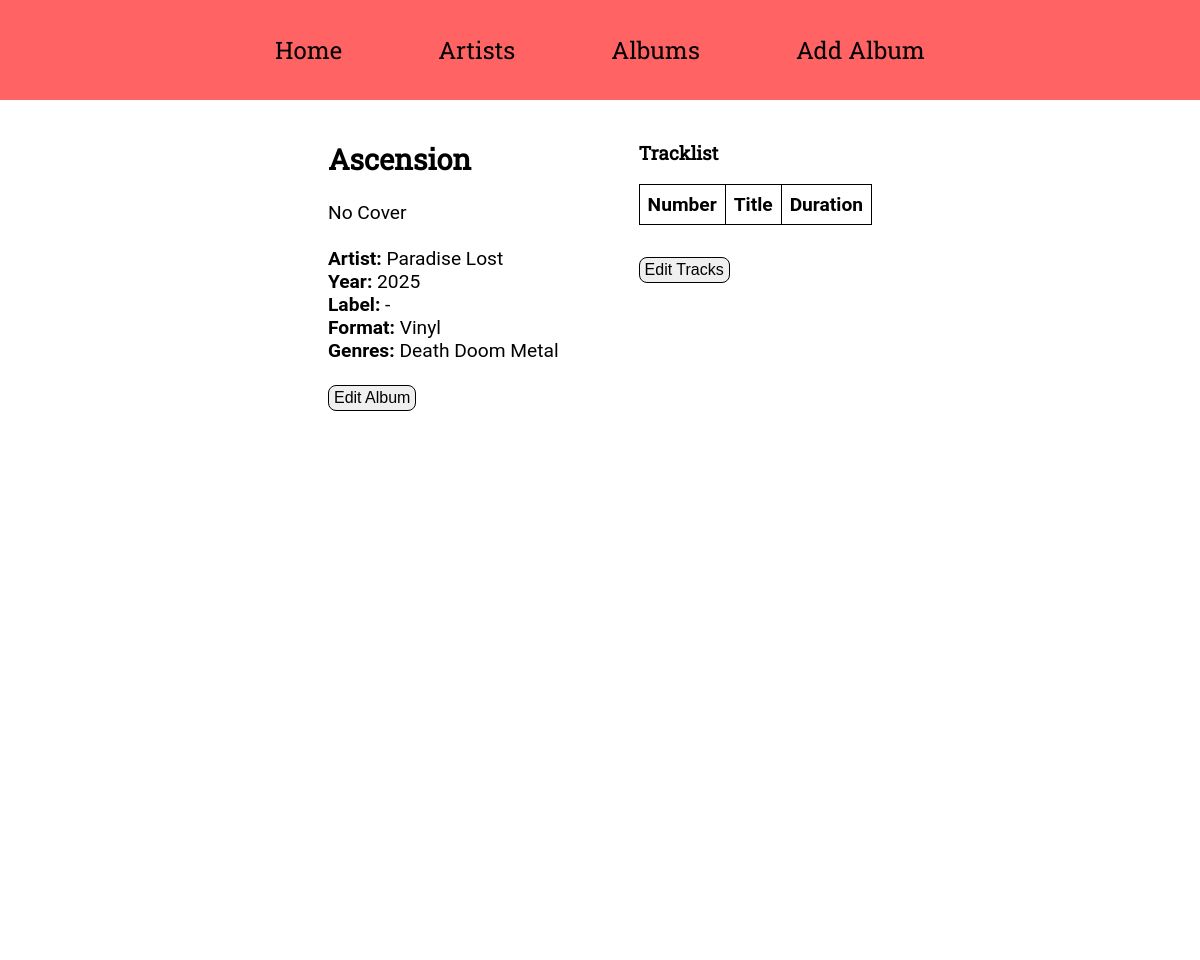
/album_details/2, run on an earlier commit of the app's database.
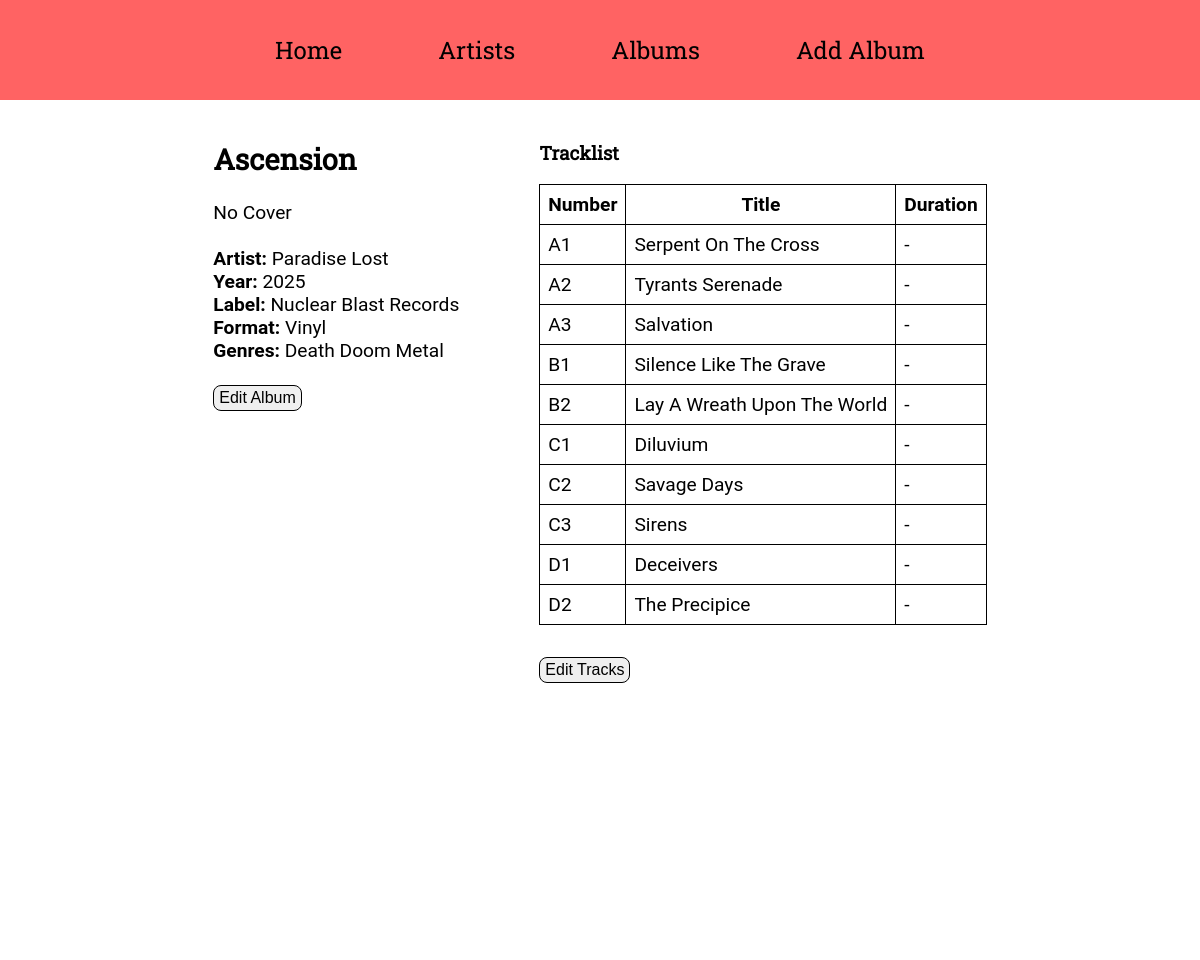
And on a later commit of the database.
### app/models.py (models this page shows)
class Album(db.Model):
    __tablename__ = "album"
    id: so.Mapped[int] = so.mapped_column(primary_key=True)
    discogs_id: so.Mapped[Optional[int]] = so.mapped_column(sa.Integer, unique=True)
    title: so.Mapped[str] = so.mapped_column(sa.String(64), index=True)
    year: so.Mapped[Optional[int]] = so.mapped_column(sa.SmallInteger)
    format: so.Mapped[AlbumFormat] = so.mapped_column(
        sa.Enum(AlbumFormat, name="album_format")
    )
    label: so.Mapped[Optional[str]] = so.mapped_column(sa.String(64))
    cover_path: so.Mapped[Optional[str]] = so.mapped_column(sa.String(128))
    notes: so.Mapped[Optional[str]] = so.mapped_column(sa.String(256))
    artist_id: so.Mapped[int] = so.mapped_column(sa.ForeignKey(Artist.id), index=True)
    artist: so.Mapped["Artist"] = so.relationship(back_populates="albums")
    tracks: so.Mapped[list["Track"]] = so.relationship(
        back_populates="album", cascade="all, delete-orphan"
    )
    genres: so.Mapped[list["Genre"]] = so.relationship(
        secondary=album_genres, back_populates="albums"
    )

class Artist(db.Model):
    __tablename__ = "artist"
    id: so.Mapped[int] = so.mapped_column(primary_key=True)
    name: so.Mapped[str] = so.mapped_column(sa.String(128), index=True, unique=True)
    country: so.Mapped[Optional[str]] = so.mapped_column(sa.String(64))
    year_of_founding: so.Mapped[Optional[int]] = so.mapped_column(
        sa.SmallInteger, index=True
    )
    notes: so.Mapped[Optional[str]] = so.mapped_column(sa.String(256))
    albums: so.Mapped[list["Album"]] = so.relationship(back_populates="artist")

class Genre(db.Model):
    __tablename__ = "genre"
    id: so.Mapped[int] = so.mapped_column(primary_key=True)
    name: so.Mapped[str] = so.mapped_column(sa.String(32), index=True, unique=True)
    albums: so.Mapped[list["Album"]] = so.relationship(
        secondary=album_genres, back_populates="genres"
    )

class Track(db.Model):
    __tablename__ = "track"
    id: so.Mapped[int] = so.mapped_column(primary_key=True)
    title: so.Mapped[str] = so.mapped_column(sa.String(128), index=True)
    track_number: so.Mapped[int] = so.mapped_column(sa.SmallInteger)
    duration_seconds: so.Mapped[int] = so.mapped_column(sa.SmallInteger)
    album_id: so.Mapped[int] = so.mapped_column(sa.ForeignKey(Album.id), index=True)
    album: so.Mapped["Album"] = so.relationship(back_populates="tracks")

### app/main/routes.py (the view)
@bp.route("/album_details/<int:album_id>", methods=["GET"])
def album_details(album_id):
    album = db.session.scalar(sa.Select(Album).where(Album.id == album_id))
    tracks = db.session.scalars(sa.select(Track).where(Track.album_id == album_id))
    if not album:
        flash("Album not found.")
        return redirect(url_for("main.albums"))
    return render_template(
        "album_details.html", title=album.title, tracks=tracks, album=album
    )

### app/templates/album_details.html (shortened to what this page needs)
{% extends "base.html" %}
{% block content %}
<div class="album-details">
    <div class="album-details-cover">
        <h2>{{ album.title }}</h2><br>
        {% if album.cover_path %}
        <img src="{{ url_for('static/images', filename=album.cover_path) }}">
        {% else %}
        No Cover
        {% endif %}
        <br><br>
        <p><b>Artist: </b>{{ album.artist.name }}</p>
        <p><b>Year: </b>{{ album.year }}</p>
        <p><b>Label: </b>{{ album.label or "-" }}</p>
        <p><b>Format: </b>{{ album.format.value.capitalize() }}</p>
        <p>
            <b>Genres: </b>
            {% for genre in album.genres %}
            {{ genre.name }}
            {% endfor %}
        </p>
        <br>
        <p><button type="button"><a href="{{ url_for('main.edit_album', album_id=album.id) }}">Edit Album</a></button>
        </p>
    </div>
    <div class="track-list">
        <h3>Tracklist</h3><br>
        <table>
            <tr>
                <th>Number</th>
                <th>Title</th>
                <th>Duration</th>
            </tr>
            {% for track in tracks %}
            <tr>
                <td>{{ track.track_number }}</td>
                <td>{{ track.title }}</td>
                <td>
                    {% if track.duration_seconds %}
                    {{ track.duration_seconds // 60 }}:{{ "%02d"|format(track.duration_seconds % 60) }}
                    {% else %} -
                    {% endif %}
                </td>
            </tr>
            {% endfor %}
        </table>
        <p><button type="button"><a href="{{ url_for('main.tracks', album_id=album.id) }}">Edit Tracks</a></button></p>
    </div>
</div>
{% endblock %}

### app/templates/base.html (shortened to what this page needs)
<!DOCTYPE html>
<html lang="en">
<head>
    <link rel="stylesheet" href="{{ url_for('static', filename='css/style.css') }}">
</head>
<body>
    <div class="navbar">
        <nav>
            <ul>
                <li><a href="{{ url_for('main.index') }}">Home</a></li>
                <li><a href="{{ url_for('main.artists') }}">Artists</a></li>
                <li><a href="{{ url_for('main.albums') }}">Albums</a></li>
                <li><a href="{{ url_for('main.add_album') }}">Add Album</a></li>
            </ul>
        </nav>
    </div>
    <div class="content">
        {% block content %}
        {% endblock %}
    </div>
</body>
</html>

### app/static/css/style.css (style rules this page uses)
* { box-sizing: border-box; margin: 0; padding: 0; }
body { min-height: 100vh; font-family: "Roboto"; }
h2 { font-family: "Roboto Slab"; }
h3 { font-family: "Roboto Slab"; }
a { text-decoration: none; color: currentColor; }
table, th, td { border: 1px solid; border-collapse: collapse; padding: 8px; font-size: 1.2rem; margin-bottom: 2rem; }
button { font-size: 1rem; padding: 3px 5px; cursor: pointer; border-radius: 8px; border: 1px solid; }
nav { display: flex; justify-content: center; align-items: center; height: 100%; }
.navbar { position: fixed; top: 0; z-index: 1; width: 100%; height: 100px; font-size: 1.5rem; font-family: "Roboto Slab"; background-color: #FF6363; }
.navbar ul { list-style: none; padding: 0; margin: 0; overflow: hidden; }
.navbar ul li { float: left; }
.navbar a { padding: 3rem; }
.content { box-sizing: border-box; display: flex; justify-content: center; align-items: center; position: fixed; top: 100px; background-color: white; height: calc(100% - 100px); width: 100%; overflow: auto; }
.album-details { height: 100%; width: 100%; margin-top: 5rem; display: grid; grid-template-columns: auto auto; column-gap: 5rem; justify-content: center; align-items: flex-start; }
.album-details-cover { font-size: 1.2rem; }

What changed in the data, as far as the page shows it:
changed Album "Ascension": label "-" → "Nuclear Blast Records"
added Track: track_number "A1", title "Serpent On The Cross"
added Track: track_number "A2", title "Tyrants Serenade"
added Track: track_number "A3", title "Salvation"
added Track: track_number "B1", title "Silence Like The Grave"
added Track: track_number "B2", title "Lay A Wreath Upon The World"
added Track: track_number "C1", title "Diluvium"
added Track: track_number "C2", title "Savage Days"
added Track: track_number "C3", title "Sirens"
added Track: track_number "D1", title "Deceivers"
added Track: track_number "D2", title "The Precipice"
